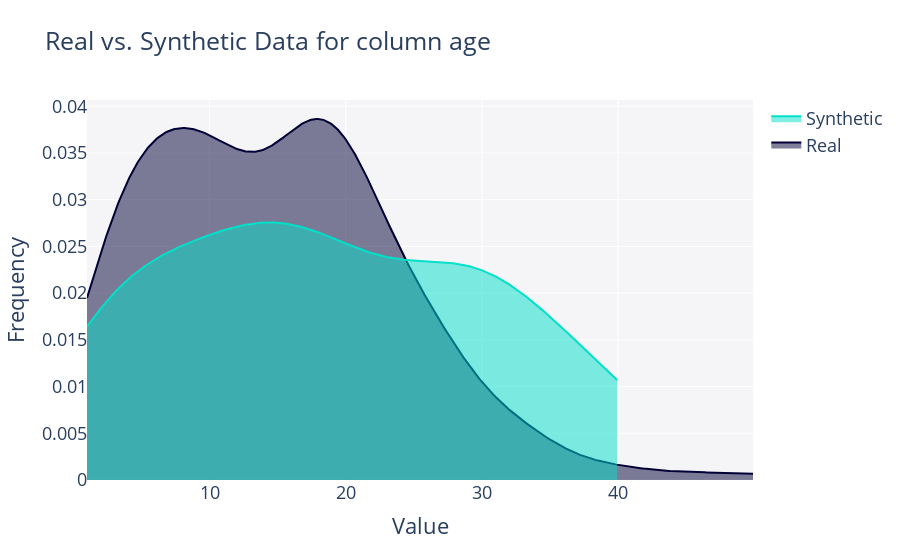
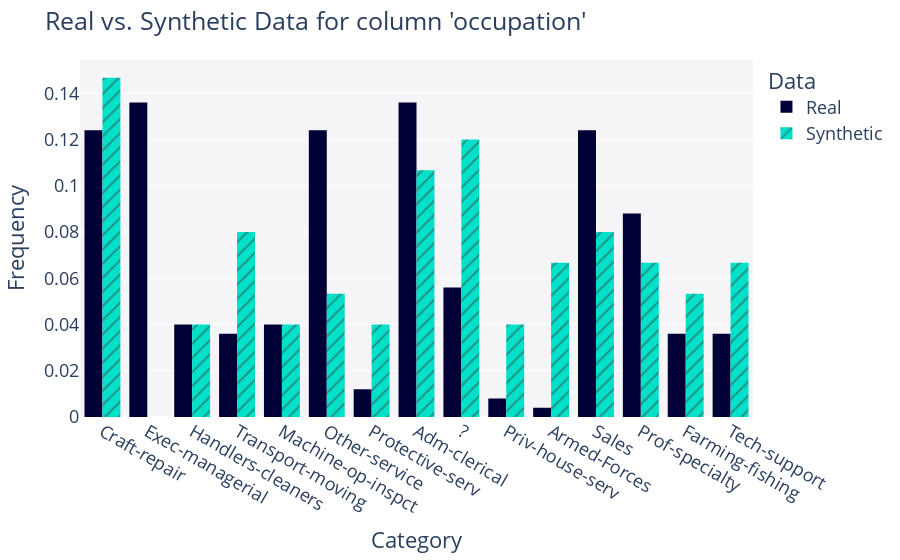

The cell these charts' notebook holds for them, in order:
### Markdown cell above
## Data Analysis - DP-CTGAN

### Code cell
synthevaluator.run_data_diagnosis(train_df, dp_ctgan_df)
utility = synthevaluator.run_utility(train_df, dp_ctgan_df)
for column in train_df:
    print(utility[column])
synthevaluator.run_column_diagnosis(train_df, dp_ctgan_df, 'age')
synthevaluator.run_column_diagnosis(train_df, dp_ctgan_df, 'occupation')

### Figure 1 — Plotly figure (JSON) as saved in the notebook; plotly's stock layout.template omitted (floating-point values rounded to 4 significant figures; data arrays with more than 128 entries replaced by an {"elided": "..."} marker saying what was removed)
{"data": [{"fill": "tozeroy", "hovertemplate": "<b>Real</b><br>Value: %{x}<br>Frequency: %{y}<extra></extra>", "legendgroup": "Real", "marker": {"color": "#000036"}, "mode": "lines", "name": "Real", "showlegend": true, "type": "scatter", "x": {"elided": "500 float values"}, "xaxis": "x", "y": {"elided": "500 float values"}, "yaxis": "y"}, {"fill": "tozeroy", "hovertemplate": "<b>Synthetic</b><br>Value: %{x}<br>Frequency: %{y}<extra></extra>", "legendgroup": "Synthetic", "marker": {"color": "#01E0C9"}, "mode": "lines", "name": "Synthetic", "showlegend": true, "type": "scatter", "x": {"elided": "500 float values"}, "xaxis": "x", "y": {"elided": "500 float values"}, "yaxis": "y"}], "layout": {"barmode": "overlay", "font": {"size": 18}, "hovermode": "closest", "legend": {"traceorder": "reversed"}, "plot_bgcolor": "#F5F5F8", "title": {"text": "Real vs. Synthetic Data for column age"}, "xaxis": {"anchor": "y2", "domain": [0, 1], "title": {"text": "Value"}, "zeroline": false}, "yaxis": {"anchor": "free", "domain": [0, 1], "position": 0, "title": {"text": "Frequency"}}}}

### Figure 2 — Plotly figure (JSON) as saved in the notebook; plotly's stock layout.template omitted (floating-point values rounded to 4 significant figures; data arrays with more than 128 entries replaced by an {"elided": "..."} marker saying what was removed)
{"data": [{"alignmentgroup": "True", "bingroup": "x", "histnorm": "probability density", "hovertemplate": "<b>Real</b><br>Frequency: %{y}<extra></extra>", "legendgroup": "Real", "marker": {"color": "#000036", "pattern": {"shape": ""}}, "name": "Real", "offsetgroup": "Real", "orientation": "v", "showlegend": true, "type": "histogram", "x": {"elided": "250 str values"}, "xaxis": "x", "yaxis": "y"}, {"alignmentgroup": "True", "bingroup": "x", "histnorm": "probability density", "hovertemplate": "<b>Synthetic</b><br>Frequency: %{y}<extra></extra>", "legendgroup": "Synthetic", "marker": {"color": "#01E0C9", "pattern": {"shape": "/"}}, "name": "Synthetic", "offsetgroup": "Synthetic", "orientation": "v", "showlegend": true, "type": "histogram", "x": ["Sales", "Sales", "Craft-repair", "Armed-Forces", "Transport-moving", "Priv-house-serv", "Craft-repair", "Transport-moving", "?", "Priv-house-serv", "Adm-clerical", "?", "?", "Priv-house-serv", "Craft-repair", "?", "?", "Farming-fishing", "Protective-serv", "Tech-support", "Armed-Forces", "Tech-support", "Adm-clerical", "Prof-specialty", "Craft-repair", "Other-service", "Sales", "Sales", "Craft-repair", "Adm-clerical", "Other-service", "Tech-support", "?", "?", "Handlers-cleaners", "?", "Transport-moving", "Transport-moving", "Protective-serv", "Craft-repair", "Craft-repair", "Prof-specialty", "Adm-clerical", "?", "Other-service", "Armed-Forces", "Other-service", "Farming-fishing", "Craft-repair", "Prof-specialty", "Armed-Forces", "Craft-repair", "Transport-moving", "Farming-fishing", "Transport-moving", "Adm-clerical", "Adm-clerical", "Prof-specialty", "Tech-support", "Craft-repair", "Armed-Forces", "Adm-clerical", "Prof-specialty", "Machine-op-inspct", "Tech-support", "Handlers-cleaners", "Adm-clerical", "Farming-fishing", "Machine-op-inspct", "Sales", "Machine-op-inspct", "Protective-serv", "Handlers-cleaners", "Sales", "Craft-repair"], "xaxis": "x", "yaxis": "y"}], "layout": {"barmode": "group", "font": {"size": 18}, "legend": {"title": {"text": "Data"}, "tracegroupgap": 0}, "margin": {"t": 60}, "plot_bgcolor": "#F5F5F8", "title": {"text": "Real vs. Synthetic Data for column 'occupation'"}, "xaxis": {"anchor": "y", "domain": [0, 1], "title": {"text": "Category"}}, "yaxis": {"anchor": "x", "domain": [0, 1], "title": {"text": "Frequency"}}}}
